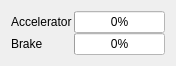
       <widget class="QWidget" name="gridLayoutWidget">
        <property name="geometry">
         <rect>
          <x>670</x>
          <y>240</y>
          <width>151</width>
          <height>44</height>
         </rect>
        </property>
        <layout class="QGridLayout" name="gridLayout_9">
         <property name="horizontalSpacing">
          <number>2</number>
         </property>
         <property name="verticalSpacing">
          <number>0</number>
         </property>
         <item row="0" column="0">
          <widget class="QLabel" name="label_25">
           <property name="palette">
            <palette>
             <active>
              <colorrole role="WindowText">
               <brush brushstyle="SolidPattern">
                <color alpha="255">
                 <red>0</red>
                 <green>0</green>
                 <blue>0</blue>
                </color>
               </brush>
              </colorrole>
              <colorrole role="Button">
               <brush brushstyle="SolidPattern">
                <color alpha="255">
                 <red>255</red>
                 <green>255</green>
                 <blue>255</blue>
                </color>
               </brush>
              </colorrole>
              <colorrole role="Text">
               <brush brushstyle="SolidPattern">
                <color alpha="255">
                 <red>0</red>
                 <green>0</green>
                 <blue>0</blue>
                </color>
               </brush>
              </colorrole>
              <colorrole role="ButtonText">
               <brush brushstyle="SolidPattern">
                <color alpha="255">
                 <red>0</red>
                 <green>0</green>
                 <blue>0</blue>
                </color>
               </brush>
              </colorrole>
              <colorrole role="Base">
               <brush brushstyle="SolidPattern">
                <color alpha="255">
                 <red>255</red>
                 <green>255</green>
                 <blue>255</blue>
                </color>
               </brush>
              </colorrole>
              <colorrole role="Window">
               <brush brushstyle="SolidPattern">
                <color alpha="255">
                 <red>255</red>
                 <green>255</green>
                 <blue>255</blue>
                </color>
               </brush>
              </colorrole>
             </active>
             <inactive>
              <colorrole role="WindowText">
               <brush brushstyle="SolidPattern">
                <color alpha="255">
                 <red>0</red>
                 <green>0</green>
                 <blue>0</blue>
                </color>
               </brush>
              </colorrole>
              <colorrole role="Button">
               <brush brushstyle="SolidPattern">
                <color alpha="255">
                 <red>255</red>
                 <green>255</green>
                 <blue>255</blue>
                </color>
               </brush>
              </colorrole>
              <colorrole role="Text">
               <brush brushstyle="SolidPattern">
                <color alpha="255">
                 <red>0</red>
                 <green>0</green>
                 <blue>0</blue>
                </color>
               </brush>
              </colorrole>
              <colorrole role="ButtonText">
               <brush brushstyle="SolidPattern">
                <color alpha="255">
                 <red>0</red>
                 <green>0</green>
                 <blue>0</blue>
                </color>
               </brush>
              </colorrole>
              <colorrole role="Base">
               <brush brushstyle="SolidPattern">
                <color alpha="255">
                 <red>255</red>
                 <green>255</green>
                 <blue>255</blue>
                </color>
               </brush>
              </colorrole>
              <colorrole role="Window">
               <brush brushstyle="SolidPattern">
                <color alpha="255">
                 <red>255</red>
                 <green>255</green>
                 <blue>255</blue>
                </color>
               </brush>
              </colorrole>
             </inactive>
             <disabled>
              <colorrole role="WindowText">
               <brush brushstyle="SolidPattern">
                <color alpha="255">
                 <red>0</red>
                 <green>0</green>
                 <blue>0</blue>
                </color>
               </brush>
              </colorrole>
              <colorrole role="Button">
               <brush brushstyle="SolidPattern">
                <color alpha="255">
                 <red>255</red>
                 <green>255</green>
                 <blue>255</blue>
                </color>
               </brush>
              </colorrole>
              <colorrole role="Text">
               <brush brushstyle="SolidPattern">
                <color alpha="255">
                 <red>0</red>
                 <green>0</green>
                 <blue>0</blue>
                </color>
               </brush>
              </colorrole>
              <colorrole role="ButtonText">
               <brush brushstyle="SolidPattern">
                <color alpha="255">
                 <red>0</red>
                 <green>0</green>
                 <blue>0</blue>
                </color>
               </brush>
              </colorrole>
              <colorrole role="Base">
               <brush brushstyle="SolidPattern">
                <color alpha="255">
                 <red>255</red>
                 <green>255</green>
                 <blue>255</blue>
                </color>
               </brush>
              </colorrole>
              <colorrole role="Window">
               <brush brushstyle="SolidPattern">
                <color alpha="255">
                 <red>255</red>
                 <green>255</green>
                 <blue>255</blue>
                </color>
               </brush>
              </colorrole>
             </disabled>
            </palette>
           </property>
           <property name="styleSheet">
            <string notr="true">color:black;</string>
           </property>
           <property name="text">
            <string>Accelerator</string>
           </property>
          </widget>
         </item>
         <item row="1" column="0">
          <widget class="QLabel" name="label_26">
           <property name="palette">
            <palette>
             <active>
              <colorrole role="WindowText">
               <brush brushstyle="SolidPattern">
                <color alpha="255">
                 <red>0</red>
                 <green>0</green>
                 <blue>0</blue>
                </color>
               </brush>
              </colorrole>
              <colorrole role="Button">
               <brush brushstyle="SolidPattern">
                <color alpha="255">
                 <red>255</red>
                 <green>255</green>
                 <blue>255</blue>
                </color>
               </brush>
              </colorrole>
              <colorrole role="Text">
               <brush brushstyle="SolidPattern">
                <color alpha="255">
                 <red>0</red>
                 <green>0</green>
                 <blue>0</blue>
                </color>
               </brush>
              </colorrole>
              <colorrole role="ButtonText">
               <brush brushstyle="SolidPattern">
                <color alpha="255">
                 <red>0</red>
                 <green>0</green>
                 <blue>0</blue>
                </color>
               </brush>
              </colorrole>
              <colorrole role="Base">
               <brush brushstyle="SolidPattern">
                <color alpha="255">
                 <red>255</red>
                 <green>255</green>
                 <blue>255</blue>
                </color>
               </brush>
              </colorrole>
              <colorrole role="Window">
               <brush brushstyle="SolidPattern">
                <color alpha="255">
                 <red>255</red>
                 <green>255</green>
                 <blue>255</blue>
                </color>
               </brush>
              </colorrole>
             </active>
             <inactive>
              <colorrole role="WindowText">
               <brush brushstyle="SolidPattern">
                <color alpha="255">
                 <red>0</red>
                 <green>0</green>
                 <blue>0</blue>
                </color>
               </brush>
              </colorrole>
              <colorrole role="Button">
               <brush brushstyle="SolidPattern">
                <color alpha="255">
                 <red>255</red>
                 <green>255</green>
                 <blue>255</blue>
                </color>
               </brush>
              </colorrole>
              <colorrole role="Text">
               <brush brushstyle="SolidPattern">
                <color alpha="255">
                 <red>0</red>
                 <green>0</green>
                 <blue>0</blue>
                </color>
               </brush>
              </colorrole>
              <colorrole role="ButtonText">
               <brush brushstyle="SolidPattern">
                <color alpha="255">
                 <red>0</red>
                 <green>0</green>
                 <blue>0</blue>
                </color>
               </brush>
              </colorrole>
              <colorrole role="Base">
               <brush brushstyle="SolidPattern">
                <color alpha="255">
                 <red>255</red>
                 <green>255</green>
                 <blue>255</blue>
                </color>
               </brush>
              </colorrole>
              <colorrole role="Window">
               <brush brushstyle="SolidPattern">
                <color alpha="255">
                 <red>255</red>
                 <green>255</green>
                 <blue>255</blue>
                </color>
               </brush>
              </colorrole>
             </inactive>
             <disabled>
              <colorrole role="WindowText">
               <brush brushstyle="SolidPattern">
                <color alpha="255">
                 <red>0</red>
                 <green>0</green>
                 <blue>0</blue>
                </color>
               </brush>
              </colorrole>
              <colorrole role="Button">
               <brush brushstyle="SolidPattern">
                <color alpha="255">
                 <red>255</red>
                 <green>255</green>
                 <blue>255</blue>
                </color>
               </brush>
              </colorrole>
              <colorrole role="Text">
               <brush brushstyle="SolidPattern">
                <color alpha="255">
                 <red>0</red>
                 <green>0</green>
                 <blue>0</blue>
                </color>
               </brush>
              </colorrole>
              <colorrole role="ButtonText">
               <brush brushstyle="SolidPattern">
                <color alpha="255">
                 <red>0</red>
                 <green>0</green>
                 <blue>0</blue>
                </color>
               </brush>
              </colorrole>
              <colorrole role="Base">
               <brush brushstyle="SolidPattern">
                <color alpha="255">
                 <red>255</red>
                 <green>255</green>
                 <blue>255</blue>
                </color>
               </brush>
              </colorrole>
              <colorrole role="Window">
               <brush brushstyle="SolidPattern">
                <color alpha="255">
                 <red>255</red>
                 <green>255</green>
                 <blue>255</blue>
                </color>
               </brush>
              </colorrole>
             </disabled>
            </palette>
           </property>
           <property name="styleSheet">
            <string notr="true">color:black;</string>
           </property>
           <property name="text">
            <string>Brake</string>
           </property>
          </widget>
         </item>
         <item row="0" column="1">
          <widget class="QProgressBar" name="Progressbar_Accelerator_3">
           <property name="palette">
            <palette>
             <active>
              <colorrole role="WindowText">
               <brush brushstyle="SolidPattern">
                <color alpha="255">
                 <red>0</red>
                 <green>0</green>
                 <blue>0</blue>
                </color>
               </brush>
              </colorrole>
              <colorrole role="Button">
               <brush brushstyle="SolidPattern">
                <color alpha="255">
                 <red>255</red>
                 <green>255</green>
                 <blue>255</blue>
                </color>
               </brush>
              </colorrole>
              <colorrole role="Text">
               <brush brushstyle="SolidPattern">
                <color alpha="255">
                 <red>0</red>
                 <green>0</green>
                 <blue>0</blue>
                </color>
               </brush>
              </colorrole>
              <colorrole role="ButtonText">
               <brush brushstyle="SolidPattern">
                <color alpha="255">
                 <red>0</red>
                 <green>0</green>
                 <blue>0</blue>
                </color>
               </brush>
              </colorrole>
              <colorrole role="Base">
               <brush brushstyle="SolidPattern">
                <color alpha="255">
                 <red>255</red>
                 <green>255</green>
                 <blue>255</blue>
                </color>
               </brush>
              </colorrole>
              <colorrole role="Window">
               <brush brushstyle="SolidPattern">
                <color alpha="255">
                 <red>255</red>
                 <green>255</green>
                 <blue>255</blue>
                </color>
               </brush>
              </colorrole>
             </active>
             <inactive>
              <colorrole role="WindowText">
               <brush brushstyle="SolidPattern">
                <color alpha="255">
                 <red>0</red>
                 <green>0</green>
                 <blue>0</blue>
                </color>
               </brush>
              </colorrole>
              <colorrole role="Button">
               <brush brushstyle="SolidPattern">
                <color alpha="255">
                 <red>255</red>
                 <green>255</green>
                 <blue>255</blue>
                </color>
               </brush>
              </colorrole>
              <colorrole role="Text">
               <brush brushstyle="SolidPattern">
                <color alpha="255">
                 <red>0</red>
                 <green>0</green>
                 <blue>0</blue>
                </color>
               </brush>
              </colorrole>
              <colorrole role="ButtonText">
               <brush brushstyle="SolidPattern">
                <color alpha="255">
                 <red>0</red>
                 <green>0</green>
                 <blue>0</blue>
                </color>
               </brush>
              </colorrole>
              <colorrole role="Base">
               <brush brushstyle="SolidPattern">
                <color alpha="255">
                 <red>255</red>
                 <green>255</green>
                 <blue>255</blue>
                </color>
               </brush>
              </colorrole>
              <colorrole role="Window">
               <brush brushstyle="SolidPattern">
                <color alpha="255">
                 <red>255</red>
                 <green>255</green>
                 <blue>255</blue>
                </color>
               </brush>
              </colorrole>
             </inactive>
             <disabled>
              <colorrole role="WindowText">
               <brush brushstyle="SolidPattern">
                <color alpha="255">
                 <red>0</red>
                 <green>0</green>
                 <blue>0</blue>
                </color>
               </brush>
              </colorrole>
              <colorrole role="Button">
               <brush brushstyle="SolidPattern">
                <color alpha="255">
                 <red>255</red>
                 <green>255</green>
                 <blue>255</blue>
                </color>
               </brush>
              </colorrole>
              <colorrole role="Text">
               <brush brushstyle="SolidPattern">
                <color alpha="255">
                 <red>0</red>
                 <green>0</green>
                 <blue>0</blue>
                </color>
               </brush>
              </colorrole>
              <colorrole role="ButtonText">
               <brush brushstyle="SolidPattern">
                <color alpha="255">
                 <red>0</red>
                 <green>0</green>
                 <blue>0</blue>
                </color>
               </brush>
              </colorrole>
              <colorrole role="Base">
               <brush brushstyle="SolidPattern">
                <color alpha="255">
                 <red>255</red>
                 <green>255</green>
                 <blue>255</blue>
                </color>
               </brush>
              </colorrole>
              <colorrole role="Window">
               <brush brushstyle="SolidPattern">
                <color alpha="255">
                 <red>255</red>
                 <green>255</green>
                 <blue>255</blue>
                </color>
               </brush>
              </colorrole>
             </disabled>
            </palette>
           </property>
           <property name="styleSheet">
            <string notr="true">color:black;</string>
           </property>
           <property name="maximum">
            <number>10</number>
           </property>
           <property name="value">
            <number>0</number>
           </property>
          </widget>
         </item>
         <item row="1" column="1">
          <widget class="QProgressBar" name="Progressbar_Brake_3">
           <property name="palette">
            <palette>
             <active>
              <colorrole role="WindowText">
               <brush brushstyle="SolidPattern">
                <color alpha="255">
                 <red>0</red>
                 <green>0</green>
                 <blue>0</blue>
                </color>
               </brush>
              </colorrole>
              <colorrole role="Button">
               <brush brushstyle="SolidPattern">
                <color alpha="255">
                 <red>255</red>
                 <green>255</green>
                 <blue>255</blue>
                </color>
               </brush>
              </colorrole>
              <colorrole role="Text">
               <brush brushstyle="SolidPattern">
                <color alpha="255">
                 <red>0</red>
                 <green>0</green>
                 <blue>0</blue>
                </color>
               </brush>
              </colorrole>
              <colorrole role="ButtonText">
               <brush brushstyle="SolidPattern">
                <color alpha="255">
                 <red>0</red>
                 <green>0</green>
                 <blue>0</blue>
                </color>
               </brush>
              </colorrole>
              <colorrole role="Base">
               <brush brushstyle="SolidPattern">
                <color alpha="255">
                 <red>255</red>
                 <green>255</green>
                 <blue>255</blue>
                </color>
               </brush>
              </colorrole>
              <colorrole role="Window">
               <brush brushstyle="SolidPattern">
                <color alpha="255">
                 <red>255</red>
                 <green>255</green>
                 <blue>255</blue>
                </color>
               </brush>
              </colorrole>
             </active>
             <inactive>
              <colorrole role="WindowText">
               <brush brushstyle="SolidPattern">
                <color alpha="255">
                 <red>0</red>
                 <green>0</green>
                 <blue>0</blue>
                </color>
               </brush>
              </colorrole>
              <colorrole role="Button">
               <brush brushstyle="SolidPattern">
                <color alpha="255">
                 <red>255</red>
                 <green>255</green>
                 <blue>255</blue>
                </color>
               </brush>
              </colorrole>
              <colorrole role="Text">
               <brush brushstyle="SolidPattern">
                <color alpha="255">
                 <red>0</red>
                 <green>0</green>
                 <blue>0</blue>
                </color>
               </brush>
              </colorrole>
              <colorrole role="ButtonText">
               <brush brushstyle="SolidPattern">
                <color alpha="255">
                 <red>0</red>
                 <green>0</green>
                 <blue>0</blue>
                </color>
               </brush>
              </colorrole>
              <colorrole role="Base">
               <brush brushstyle="SolidPattern">
                <color alpha="255">
                 <red>255</red>
                 <green>255</green>
                 <blue>255</blue>
                </color>
               </brush>
              </colorrole>
              <colorrole role="Window">
               <brush brushstyle="SolidPattern">
                <color alpha="255">
                 <red>255</red>
                 <green>255</green>
                 <blue>255</blue>
                </color>
               </brush>
              </colorrole>
             </inactive>
             <disabled>
              <colorrole role="WindowText">
               <brush brushstyle="SolidPattern">
                <color alpha="255">
                 <red>0</red>
                 <green>0</green>
                 <blue>0</blue>
                </color>
               </brush>
              </colorrole>
              <colorrole role="Button">
               <brush brushstyle="SolidPattern">
                <color alpha="255">
                 <red>255</red>
                 <green>255</green>
                 <blue>255</blue>
                </color>
               </brush>
              </colorrole>
              <colorrole role="Text">
               <brush brushstyle="SolidPattern">
                <color alpha="255">
                 <red>0</red>
                 <green>0</green>
                 <blue>0</blue>
                </color>
               </brush>
              </colorrole>
              <colorrole role="ButtonText">
               <brush brushstyle="SolidPattern">
                <color alpha="255">
                 <red>0</red>
                 <green>0</green>
                 <blue>0</blue>
                </color>
               </brush>
              </colorrole>
              <colorrole role="Base">
               <brush brushstyle="SolidPattern">
                <color alpha="255">
                 <red>255</red>
                 <green>255</green>
                 <blue>255</blue>
                </color>
               </brush>
              </colorrole>
              <colorrole role="Window">
               <brush brushstyle="SolidPattern">
                <color alpha="255">
                 <red>255</red>
                 <green>255</green>
                 <blue>255</blue>
                </color>
               </brush>
              </colorrole>
             </disabled>
            </palette>
           </property>
           <property name="styleSheet">
            <string notr="true">color:black;</string>
           </property>
           <property name="maximum">
            <number>10</number>
           </property>
           <property name="value">
            <number>0</number>
           </property>
          </widget>
         </item>
        </layout>
       </widget>
